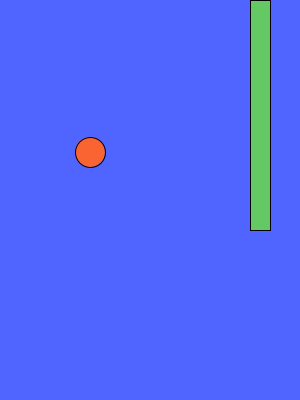
Frame 1 (no input)
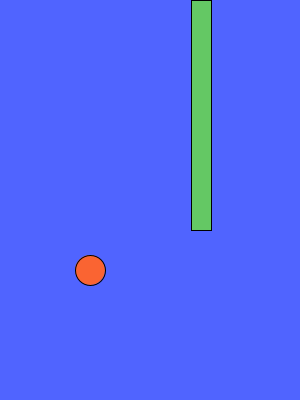
Frame 60 (the mouse pressed at the canvas centre just before this capture)
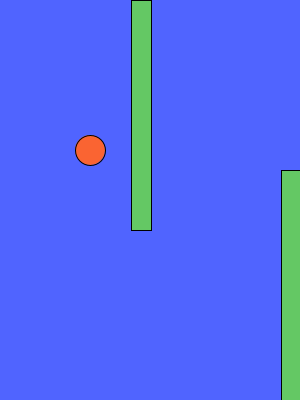
Frame 120 (the mouse held since frame 60 and released just before this capture)

The Processing sketch that drew these frames (run headless with seeded random() and noise(); from frame 60 on, the mouse is pressed at the canvas centre):

// Processing sketch: flappy_bird
// ── flappy_bird.pde
int birdX = 90;
int birdY = 150;

float gravity = 2;

double birdYVelocity = 0;

int[] pipes = {250,400};

void setup(){
  size(300,400);
}

void draw(){ 
  birdY+=gravity;
  birdY-=birdYVelocity;
  
  background(80,100,255);
  
  fill(250,100,50);
  ellipse(birdX,birdY,30,30);
  
  pipes();
}
                 
void mouseReleased(){
  birdYVelocity = 0;
}

void mousePressed(){
   birdYVelocity = 4;
}

void pipes(){
  fill(100,200,100);
  for(int i = 0; i<=1; i++){
    if(i == 0){
      rect(pipes[i],0,20,230);
    }else if(i == 1){
      rect(pipes[i],400,20,-230);
    }
      pipes[i]--;
      if(pipes[i] <= 0){
        pipes[i] = 300;
      }
  }
}



void mouseClicked(){ // println(mouseX , mouseY);
}
